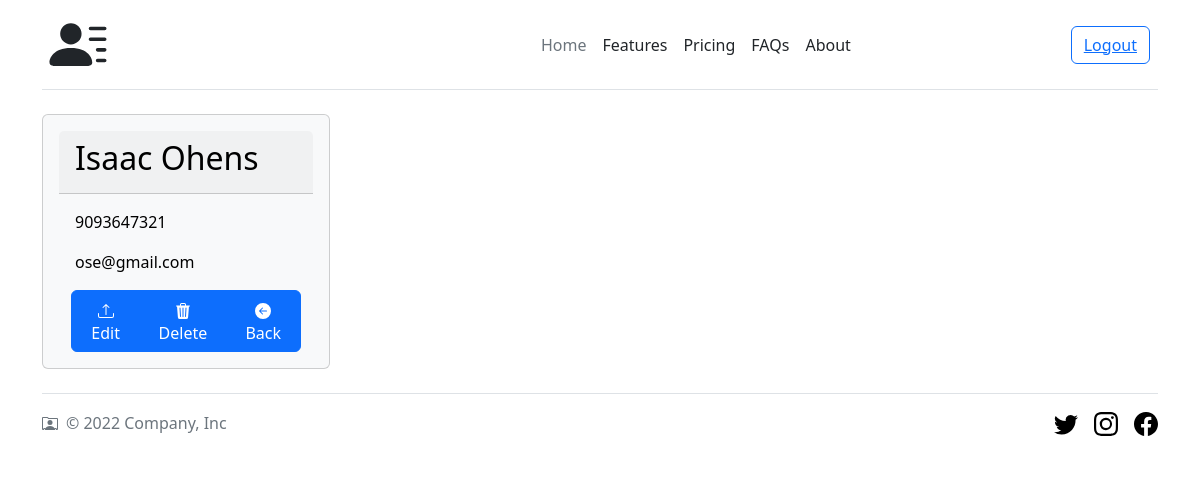
The app's page /contact/detail/2/ (signed in), older data.
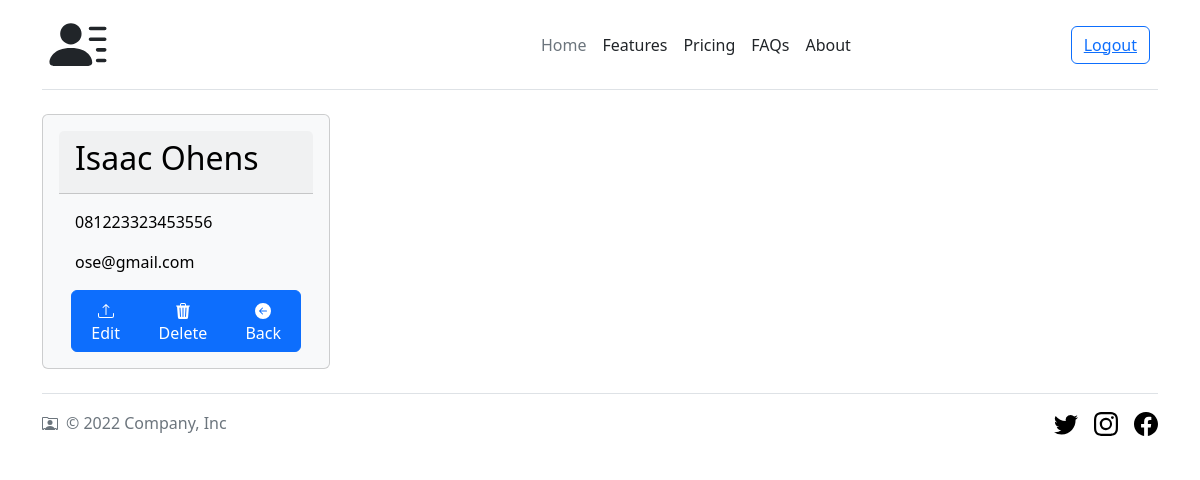
The same page, newer data.
### contact/models.py (models this page shows, shortened)
class Contact(models.Model):
    user = models.ForeignKey(User, on_delete=models.CASCADE, null=True, blank=True)
    name = models.CharField(max_length=50)
    phone_number = models.CharField(max_length=15)
    email = models.EmailField()

### contact/views.py (the view)
# urls.py: path('contact/detail/<int:pk>/', ContactDetailView.as_view(), name='detail'),
class ContactDetailView(LoginRequiredMixin, DetailView):
    template_name = 'detail.html'
    model = Contact
    context_object_name = 'contact'

### contact/templates/detail.html (shortened to what this page needs)
{% extends 'base.html' %}
{% block content %}
{% load static %}
<div class="container">
    <div class="card text-bg-light p-3" style="max-width: 18rem;">
        <div class="card-header"><h2>{{ contact.name }}</h2></div>
        <div class="card-body">
            <p class="card-text">{{ contact.phone_number }}</p>
            <p class="card-text">{{ contact.email }}</p>
        </div>
        <div class="container btn-group" role="group">
            <a class="btn btn-primary" href="{% url 'edit' contact.pk %}" role="button">
                Edit</a>
            <a class="btn btn-primary" href="{% url 'delete' contact.pk %}" role="button">
                Delete</a>
            <a class="btn btn-primary" href="{% url 'contacts' %}" role="button">
                <svg xmlns="http://www.w3.org/2000/svg" width="16" height="16" fill="currentColor"
                     class="bi bi-arrow-left-circle-fill" viewBox="0 0 16 16">
                    <path
                            d="M8 0a8 8 0 1 0 0 16A8 8 0 0 0 8 0zm3.5 7.5a.5.5 0 0 1 0 1H5.707l2.147 2.146a.5.5 0 0 1-.708.708l-3-3a.5.5 0 0 1 0-.708l3-3a.5.5 0 1 1 .708.708L5.707 7.5H11.5z"/>
                </svg>
                Back</a>
        </div>
    </div>
</div>
{% endblock content %}

Row changes from the older to the newer data that the page shows:
changed Contact "Isaac Ohens": phone_number "9093647321" → "081223323453556"
